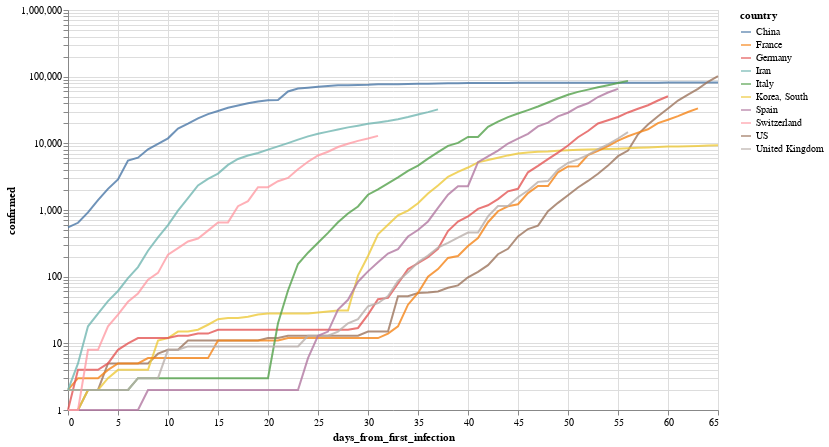

Notebook code cell kept with this figure:
### Markdown cell above
Por ejemplo, evolución (interactiva!) de los paises con mas infectados

### Code cell
total_confirmed_by_country = global_df.groupby('country').confirmed.max().sort_values(ascending=False)
selected_countries = total_confirmed_by_country[total_confirmed_by_country > 1000].index

plot_df = global_df[
    (global_df.confirmed > 0) & 
    (global_df.country.isin(selected_countries[:10]))
].sort_values('date')

selection = alt.selection_multi(
    fields=['country'], 
    bind='legend', 
    init=[{'country': c} for c in selected_countries[:10]]
)


(
    alt.Chart(plot_df)
       .mark_line()
       .encode(
           x='days_from_first_infection', 
           y=alt.Y('confirmed', scale=alt.Scale(type='log')), 
           color='country',
           opacity=alt.condition(selection, alt.value(.8), alt.value(.05))
       ).add_selection(selection)
        .properties(width=650, height=400)
       
)

### Figure 1 — Vega-Lite specification as saved in the notebook (floating-point values rounded to 4 significant figures; data arrays with more than 128 entries replaced by an {"elided": "..."} marker saying what was removed)
{"config": {"view": {"continuousWidth": 400, "continuousHeight": 300}}, "data": {"name": "data-06b7a8b2780d160b9f75aebf8de19c6b"}, "mark": "line", "encoding": {"color": {"type": "nominal", "field": "country"}, "opacity": {"condition": {"value": 0.8, "selection": "selector001"}, "value": 0.05}, "x": {"type": "quantitative", "field": "days_from_first_infection"}, "y": {"type": "quantitative", "field": "confirmed", "scale": {"type": "log"}}}, "height": 400, "selection": {"selector001": {"type": "multi", "fields": ["country"], "bind": "legend", "init": [{"country": "US"}, {"country": "Italy"}, {"country": "China"}, {"country": "Spain"}, {"country": "Germany"}, {"country": "France"}, {"country": "Iran"}, {"country": "United Kingdom"}, {"country": "Switzerland"}, {"country": "Korea, South"}]}}, "width": 650, "$schema": "https://vega.github.io/schema/vega-lite/v4.0.2.json", "datasets": {"data-06b7a8b2780d160b9f75aebf8de19c6b": {"elided": "563 records"}}}
